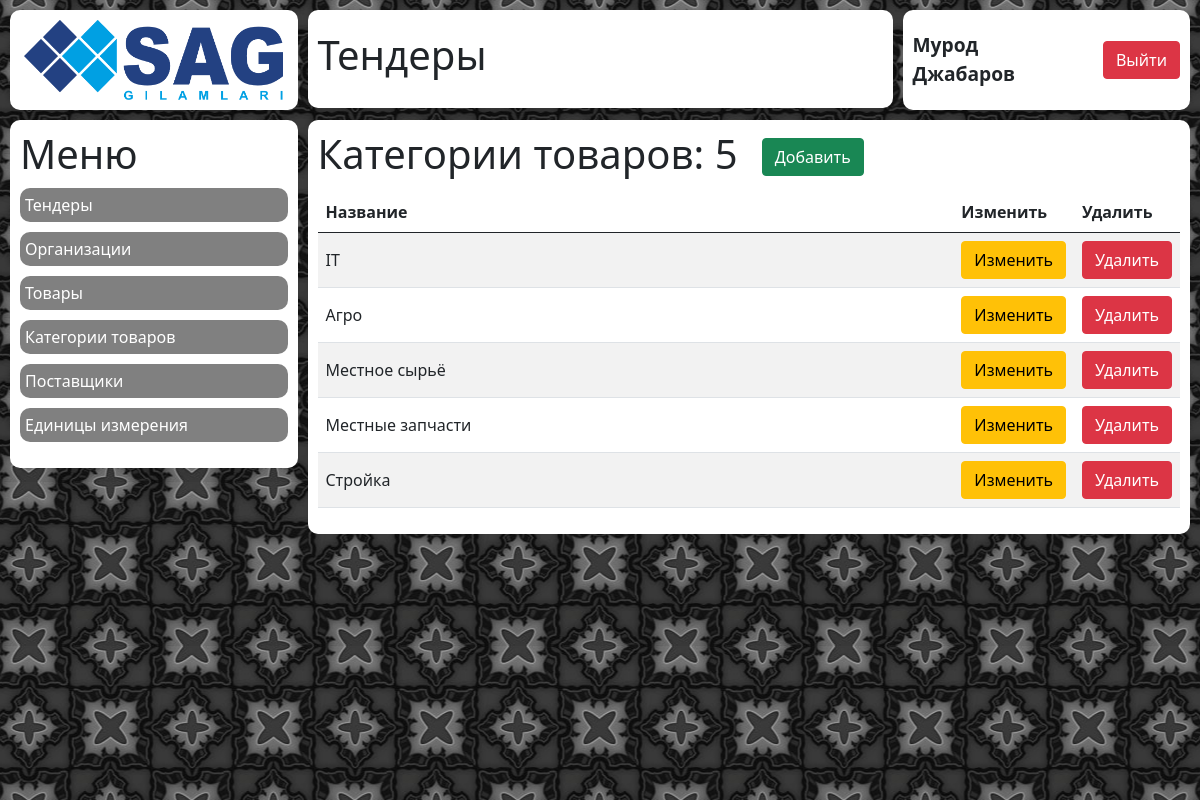
Screenshot of /tender/product-category/ (signed in) with the database file from the repository.
### tender/models.py (models this page shows)
class ProductCategory(models.Model):
    name = models.CharField(max_length=200)

### tender/views.py (the view)
# urls.py: path('product-category/', views.product_category_list),
def product_category_list(request):
    if request.user.is_authenticated:
        product_categories = ProductCategory.objects.all().order_by('name')
        context = {
            'product_categories': product_categories,
        }
        return render(request, 'tender/product_category_list.html', context)
    else:
        return redirect('/auth/')

### tender/templates/tender/product_category_list.html (shortened to what this page needs)
{% extends 'wrapper.html' %}
{% load static %}
{% block content %}
    <div class="row incidents">
        {% include 'blocks/logo.html' %}
        {% include 'blocks/title.html' %}
        {% include 'blocks/profile.html' %}
        {% include 'blocks/tender/tender_menu.html' %}
        {% include 'blocks/tender/product_category_list.html' %}
    </div>
{% endblock %}

### mainapp/templates/blocks/profile.html (shortened to what this page needs)
<div class="col-xl-3 col-12 block__wrapper profile">
    <div class="block profile__wrapper">
        <p class="profile__user">{{ request.user.first_name }} {{ request.user.last_name }}</p>
        <a href="{% url 'mainapp:logout' %}" class="btn btn-danger profile__exit">Выйти</a>
    </div>
</div>

### tender/templates/blocks/tender/product_category_list.html (shortened to what this page needs)
{% load static %}
<div class="col-xl-9 block__wrapper tenders-dashboard">
    <div class="block tenders-dashboard__wrapper">
        <h1 class="tenders-dashboard__title">Категории товаров: {{ product_categories.count }}</h1>
        <a href="add" class="btn btn-success tenders-dashboard__new-tender">Добавить</a>
        <table class="table table-striped">
            <thead>
            <tr>
                <th scope="col">Название</th>
                <th scope="col" class="tenders-dashboard__buttoncell">Изменить</th>
                <th scope="col" class="tenders-dashboard__buttoncell">Удалить</th>
            </tr>
            </thead>
            <tbody>
            {% if product_categories %}
                {% for product_category in product_categories %}
                    <tr>
                        <td class="my-incidents__cell">{{ product_category.name }}</td>
                        <td><a href="{{ product_category.id }}/edit" class="btn btn-warning">Изменить</a></td>
                        <td><a href="#" class="open-modal_modal btn btn-danger" data-modal_modal="#del_{{ product_category.id }}">Удалить</a></td>
                    </tr>
                {% endfor %}
            {% else %}
                <tr>
                    <td colspan="5">Нет данных</td>
                </tr>
            {% endif %}
            </tbody>
        </table>
    </div>
</div>

### mainapp/static/css/style.css (style rules this page uses)
.incidents { padding-left: 10px; }
.profile__wrapper { display: flex; align-items: center; justify-content: flex-end; height: 100px; padding: 10px; }
.profile__user { margin: 0 20px 0 0; font-size: 1.2rem; font-weight: 600; }
.profile__exit { display: block; }
.my-incidents__cell { vertical-align: middle !important; }
.tenders-dashboard__wrapper { padding: 10px; }
.tenders-dashboard__title { display: inline-block; }
.tenders-dashboard__new-tender { display: inline-block; margin: 0 0 16px 20px; }
.tenders-dashboard__buttoncell { width: 100px; }
.body { opacity: 0; transition: all 0.3s; }
.block { background: #FFFFFF; margin: 10px 10px 0 0; border-radius: 10px; }
.block__wrapper { padding: 0; }

### rows the page displays
ProductCategory: name "IT"
ProductCategory: name "Агро"
ProductCategory: name "Местное сырьё"
ProductCategory: name "Местные запчасти"
ProductCategory: name "Стройка"

### other values shown
{{ request.user.first_name }} "Мурод"
{{ request.user.last_name }} "Джабаров"
{{ product_categories.count }} "5"
